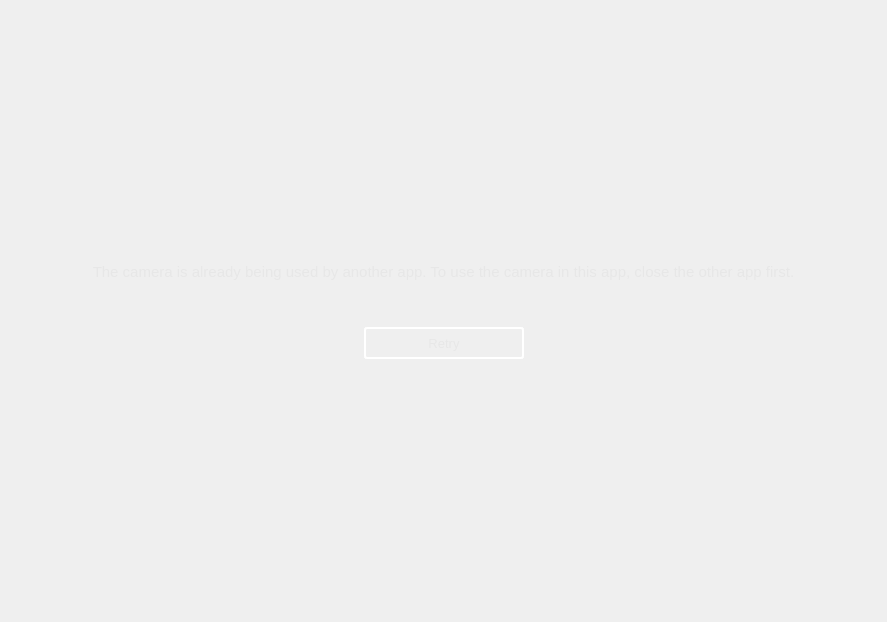
<?xml version="1.0" encoding="UTF-8"?>
<ui version="4.0">
 <class>CameraInUseForm</class>
 <widget class="QWidget" name="CameraInUseForm">
  <property name="geometry">
   <rect>
    <x>0</x>
    <y>0</y>
    <width>887</width>
    <height>622</height>
   </rect>
  </property>
  <property name="sizePolicy">
   <sizepolicy hsizetype="Preferred" vsizetype="Preferred">
    <horstretch>0</horstretch>
    <verstretch>0</verstretch>
   </sizepolicy>
  </property>
  <property name="windowTitle">
   <string notr="true">Form</string>
  </property>
  <property name="styleSheet">
   <string notr="true"/>
  </property>
  <layout class="QVBoxLayout" name="verticalLayout">
   <item>
    <spacer name="verticalSpacer_2">
     <property name="orientation">
      <enum>Qt::Vertical</enum>
     </property>
     <property name="sizeHint" stdset="0">
      <size>
       <width>20</width>
       <height>40</height>
      </size>
     </property>
    </spacer>
   </item>
   <item>
    <widget class="QLabel" name="label">
     <property name="styleSheet">
      <string notr="true">QLabel {
   font-family: Segoe UI;
   font-size: 15px;
   color: #e7e7e7;
   background-color: transparent;
}</string>
     </property>
     <property name="text">
      <string>The camera is already being used by another app. To use the camera in this app, close the other app first.</string>
     </property>
     <property name="alignment">
      <set>Qt::AlignCenter</set>
     </property>
    </widget>
   </item>
   <item>
    <spacer name="verticalSpacer_3">
     <property name="orientation">
      <enum>Qt::Vertical</enum>
     </property>
     <property name="sizeType">
      <enum>QSizePolicy::Fixed</enum>
     </property>
     <property name="sizeHint" stdset="0">
      <size>
       <width>20</width>
       <height>40</height>
      </size>
     </property>
    </spacer>
   </item>
   <item>
    <layout class="QHBoxLayout" name="horizontalLayout">
     <property name="spacing">
      <number>0</number>
     </property>
     <item>
      <spacer name="horizontalSpacer">
       <property name="orientation">
        <enum>Qt::Horizontal</enum>
       </property>
       <property name="sizeHint" stdset="0">
        <size>
         <width>40</width>
         <height>20</height>
        </size>
       </property>
      </spacer>
     </item>
     <item>
      <widget class="QPushButton" name="pushButton">
       <property name="sizePolicy">
        <sizepolicy hsizetype="Fixed" vsizetype="Fixed">
         <horstretch>0</horstretch>
         <verstretch>0</verstretch>
        </sizepolicy>
       </property>
       <property name="minimumSize">
        <size>
         <width>160</width>
         <height>32</height>
        </size>
       </property>
       <property name="maximumSize">
        <size>
         <width>160</width>
         <height>32</height>
        </size>
       </property>
       <property name="styleSheet">
        <string notr="true">QPushButton {
    font-family: Segoe UI;
    font-size: 13px;
    background-color: transparent;
    border-style: outset;
    border-width: 2px;
    border-radius: 3px;
    border-color: white;
    color: #e7e7e7;
    text-aligin: center center ;
}

QPushButton:hover {
    background-color: #e7e7e7;
    border-color: #e7e7e7;
    color: #1d2227;
}

QPushButton:pressed {
   background-color: #bdbdbd;
   border-color: #bdbdbd;
   border-width: 0px;
   color: #000000;
}
</string>
       </property>
       <property name="text">
        <string>Retry</string>
       </property>
       <property name="flat">
        <bool>false</bool>
       </property>
      </widget>
     </item>
     <item>
      <spacer name="horizontalSpacer_2">
       <property name="orientation">
        <enum>Qt::Horizontal</enum>
       </property>
       <property name="sizeHint" stdset="0">
        <size>
         <width>40</width>
         <height>20</height>
        </size>
       </property>
      </spacer>
     </item>
    </layout>
   </item>
   <item>
    <spacer name="verticalSpacer">
     <property name="orientation">
      <enum>Qt::Vertical</enum>
     </property>
     <property name="sizeHint" stdset="0">
      <size>
       <width>20</width>
       <height>40</height>
      </size>
     </property>
    </spacer>
   </item>
  </layout>
 </widget>
 <resources/>
 <connections/>
 <slots>
  <slot>onRetryButtonReleased()</slot>
 </slots>
</ui>
